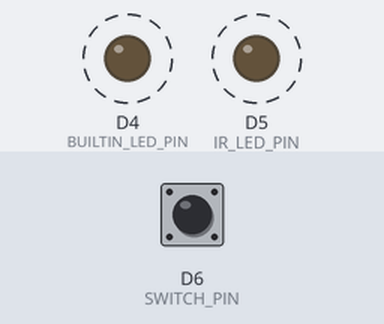
Recording of a sketch running on a simulated ESP8266 (NodeMCU). Shown: output pins drawn as LEDs (lit = HIGH). Dashed ring = blinking. The inputs (shaded band) are chosen by the test bench; at power-on: D6 (SWITCH_PIN) HIGH.

Above: at 1.2 s.
1.3 s: D6 (SWITCH_PIN) pulled LOW for 3.2 s
Timing chart, 0 to 12.0 s (numbered marks = the images above; inputs shaded):
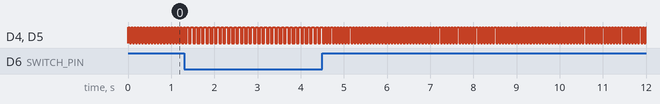

The sketch:

MRIT-with-10hz-14hz-select-switch.ino
```cpp
#define IR_LED_PIN  D5  // Define the pin connected to the MOSFET
#define SWITCH_PIN  D6  // Define the pin connected to the switch
#define BUILTIN_LED_PIN D4
void setup() {
  pinMode(BUILTIN_LED_PIN, OUTPUT);
  pinMode(IR_LED_PIN, OUTPUT); // Set the IR LED pin as output
  pinMode(SWITCH_PIN, INPUT_PULLUP); // Set the switch pin as input with pull-up resistor
}

void loop() {
  int switchState = digitalRead(SWITCH_PIN); // Read the state of the switch

  if (switchState == HIGH) { // If the switch is HIGH
    flashLED(35714); // Flash the LED at 14Hz (35,714 microseconds for both HIGH and LOW)
  } else { // If the switch is LOW
    flashLED(50000); // Flash the LED at 10Hz (50,000 microseconds for both HIGH and LOW)
  }
}

void flashLED(unsigned long duration) {
  digitalWrite(IR_LED_PIN, HIGH); // Turn on the IR LED (via the MOSFET)
  digitalWrite(BUILTIN_LED_PIN, HIGH);
  delayMicroseconds(duration); // Leave it on for the specified duration
  digitalWrite(IR_LED_PIN, LOW);  // Turn off the IR LED (via the MOSFET)
  digitalWrite(BUILTIN_LED_PIN, LOW);
  delayMicroseconds(duration); // Leave it off for the specified duration
}
```

Measured:
- by itself, D4 (BUILTIN_LED_PIN), D5 (IR_LED_PIN): alternates HIGH for 0.04 s and LOW for 0.04 s
